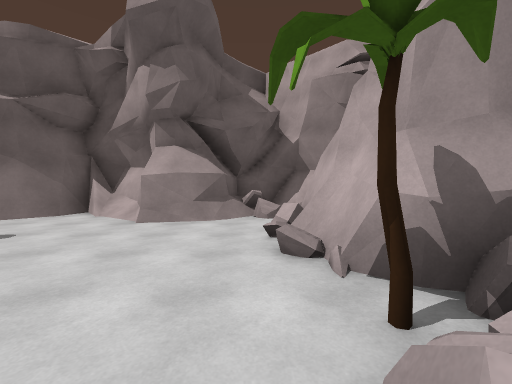
[1] (above)

24 first-person views from a walk through a 3-D level made in the Unity game engine. The camera is 1.5 m above the floor, tilts 2° down and sees 90° across. The floor is counted in squares, 2 m on a side. Each view is taken from the middle of a square. On the plan, view 1 faces up. The plan holds only what a view shows up to about 9 squares ahead; the rest is blank. The place goes on beyond the plan. Some surface patterns are stand-ins.

[2]
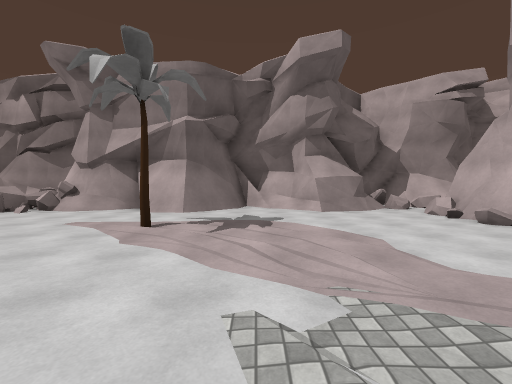

[3]
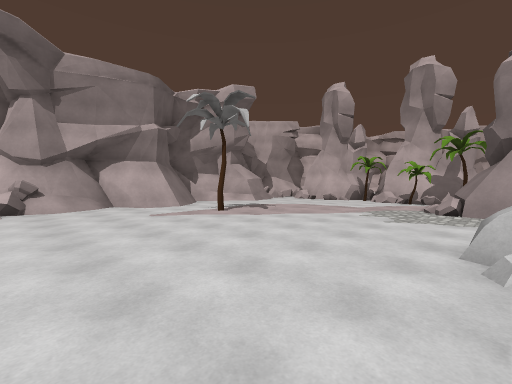

[4]
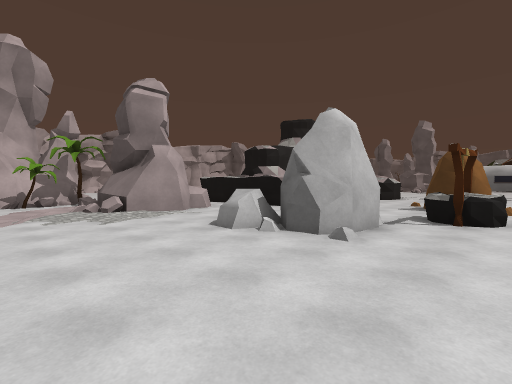

[5]
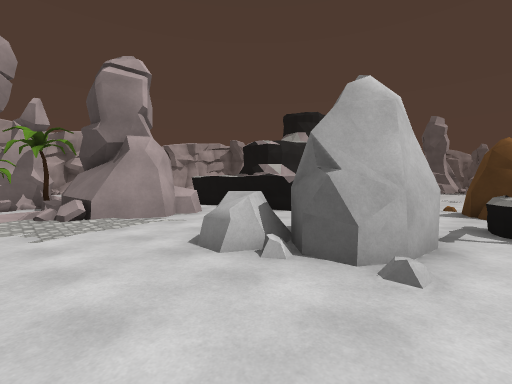

[6]
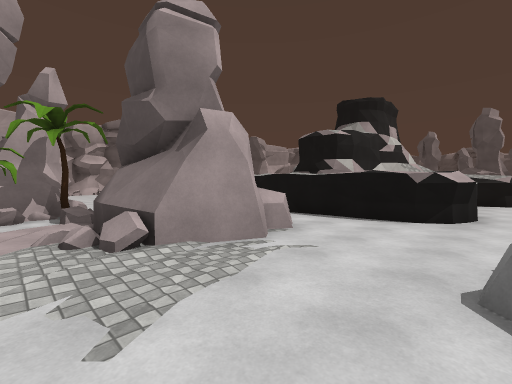

[7]
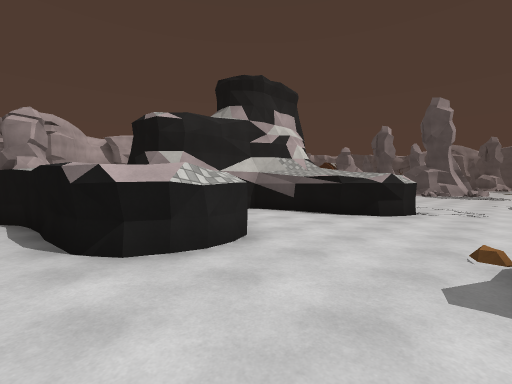

[8]
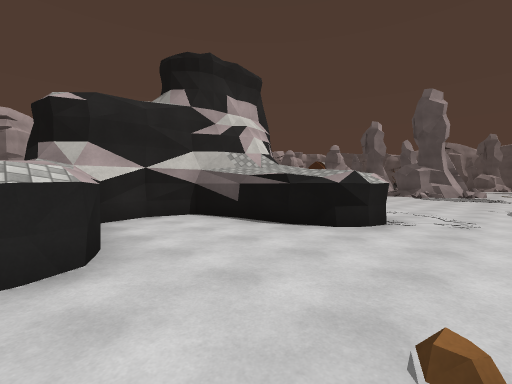

[9]
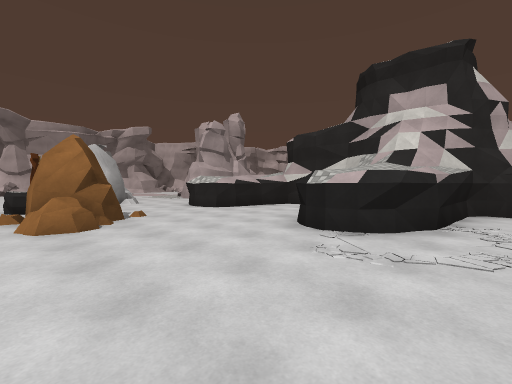

[10]
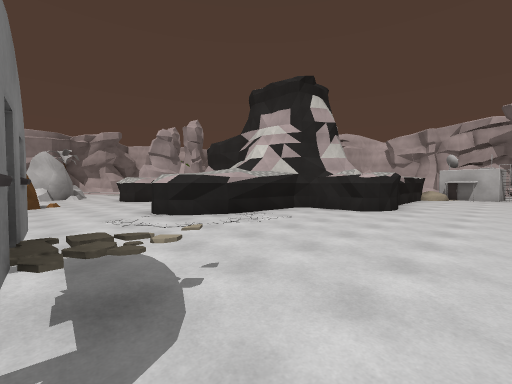

[11]
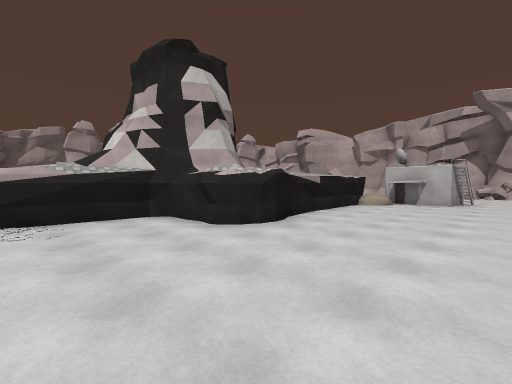

[12]
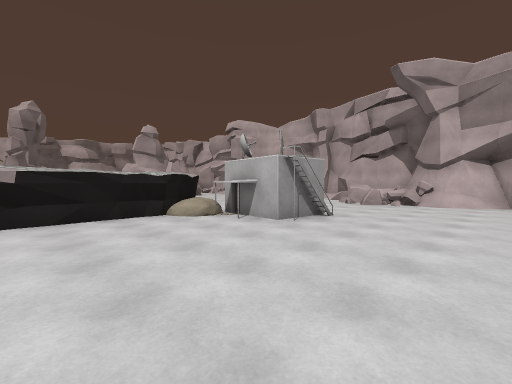

[13]
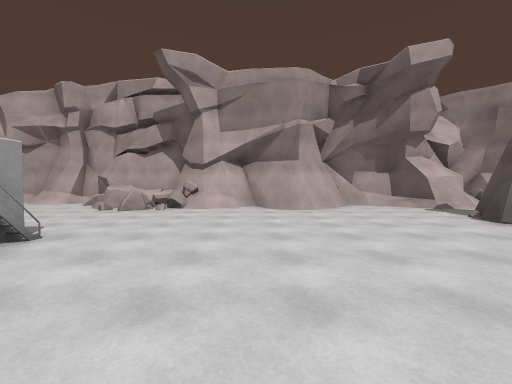

[14]
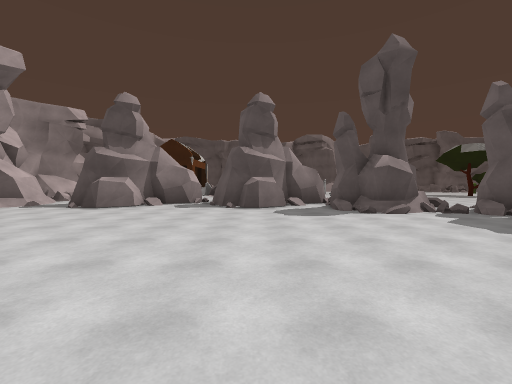

[15]
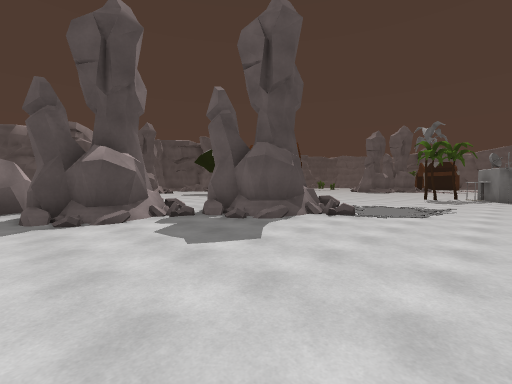

[16]
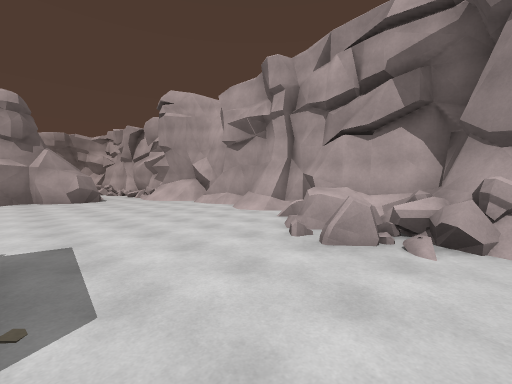

[17]
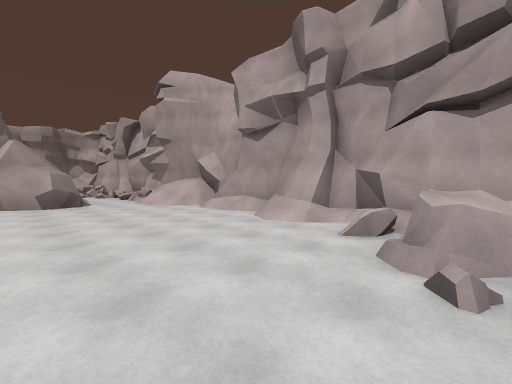

[18]
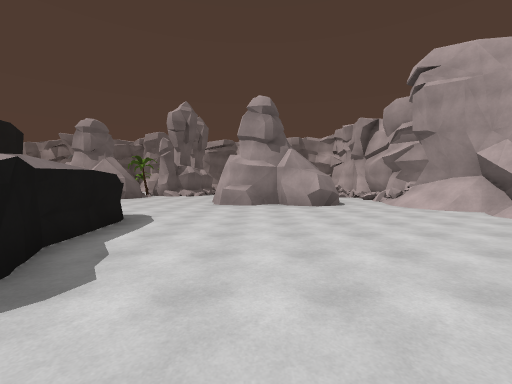

[19]
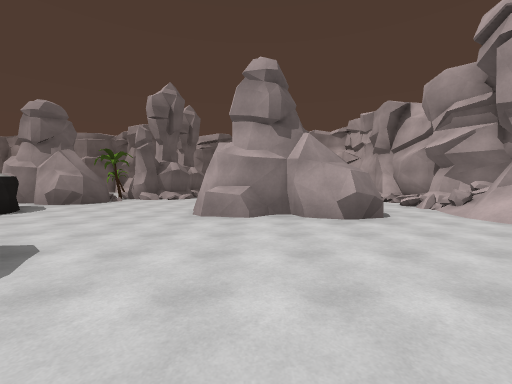

[20]
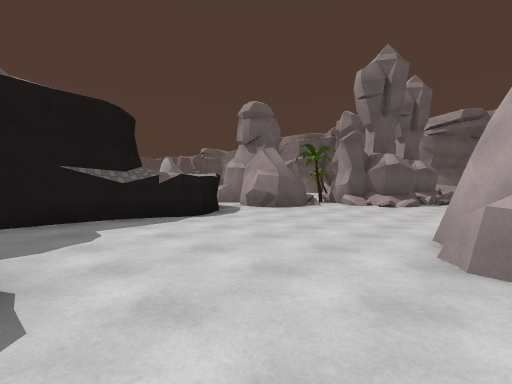

[21]
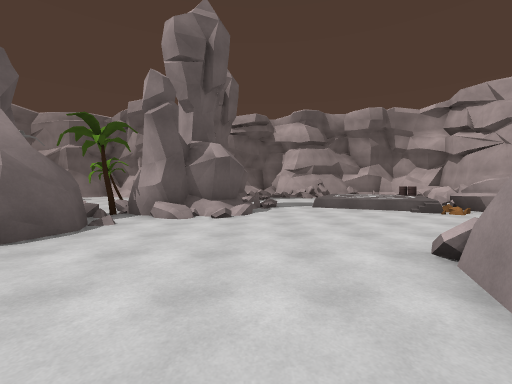

[22]
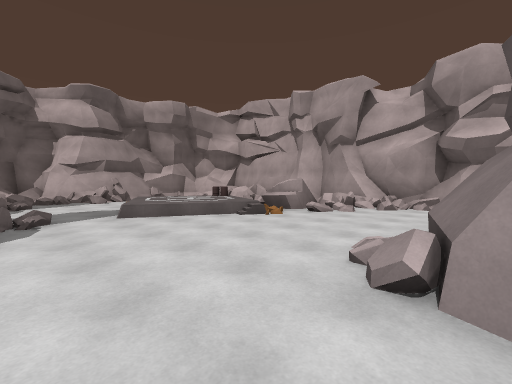

[23]
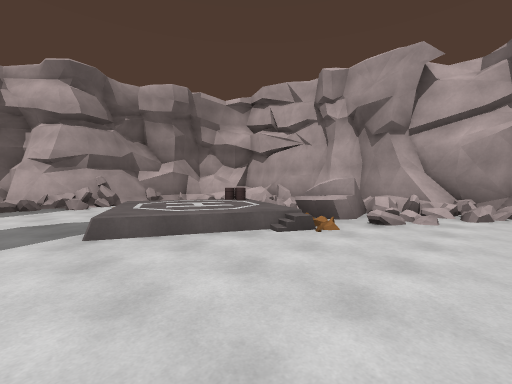

[24]
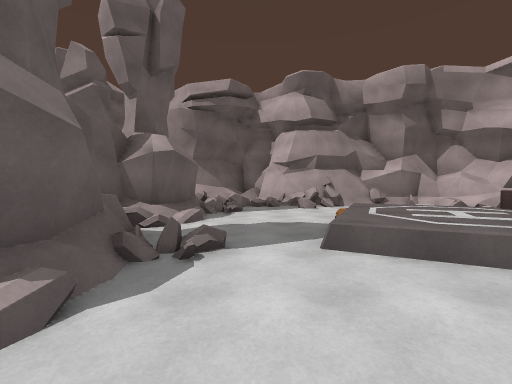

### Floor plan
Key: @ floor where view 1 was taken; # wall or solid block; x gap in a wall; . main floor; : floor 0.5 m higher than the main floor; + floor 1 m higher than the main floor; / step, stairs or slope; = window, fence, low wall or low ledge; ^ raised ledge; T tree; W well; R rock; B building.
Columns run from 10 left of view 1 to 14 right of it. Each row starts with its distance up from view 1.
  7      ###########
  6 ######//##===+=#########
  5 =/.##/..##..  =.=#.   =#
  4 ...........# #=...
  3 ...........###...=
  2 ....T......###...=== .##
  1 ...........T #..//::#.=#
  0 ..........@###=.=/:==  #
 -1 ..........T###.../===# #
 -2 .......##.#T##.....#===#
 -3 ..###..####..........#=##
 -4 ..##...# ###..........=##
 -5 ..##.... ###....//./.../#
 -6 WW....##.#......##   .=##
 -7 .W...######.....##   .==
 -8 xR...^ ## #.....^####./#
 -9 .RR...^####.........../#
-10 .R......###.........../##
-11 ........###............/#
-12 ....#####     #........##
-13 ....####      #........#
-14 ... .####     ##.......#
-15 ........#     ##.......#
-16 B.......########.......#
-17  #B............BB....==#
-18  #.............BB...=^=#
-19  ...............B...####
-20 .....................##
-21 ...................../#
-22  ....................##
-23   ...=...............##
-24    =####.............##
-25     #  #..............#
-26        #=##...........#
-27        .###..##..##..##
-28           #.###. ###.##
-29           ###        ##
-30                       #

Where each view was taken, in squares from view 1:
view 1: 0 up, 0 right, facing up
view 2: 2 down, 4 left, facing up
view 3: 3 down, 10 left, facing up-right
view 4: 0 up, 10 left, facing down-right
view 5: 1 down, 9 left, facing down-right
view 6: 1 down, 6 left, facing down-right
view 7: 6 down, 8 left, facing down-right
view 8: 8 down, 8 left, facing down-right
view 9: 15 down, 10 left, facing up-right
view 10: 19 down, 9 left, facing up-right
view 11: 20 down, 5 left, facing up-right
view 12: 22 down, 1 right, facing up-right
view 13: 22 down, 3 right, facing right
view 14: 19 down, 3 right, facing down
view 15: 20 down, 1 right, facing down-left
view 16: 20 down, 7 right, facing up-right
view 17: 18 down, 8 right, facing up-right
view 18: 17 down, 7 right, facing up
view 19: 14 down, 7 right, facing up
view 20: 11 down, 6 right, facing up-left
view 21: 8 down, 4 right, facing up
view 22: 6 down, 4 right, facing up-right
view 23: 4 down, 5 right, facing up-right
view 24: 3 down, 5 right, facing up
